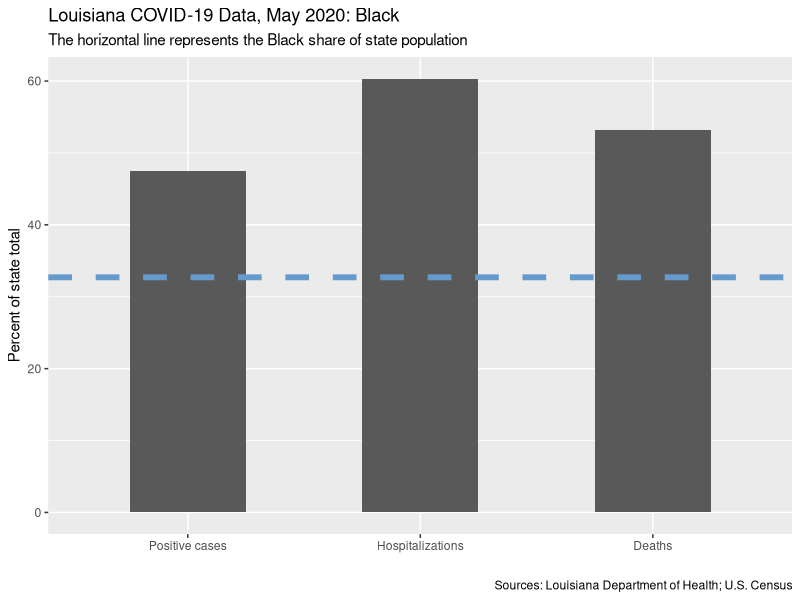
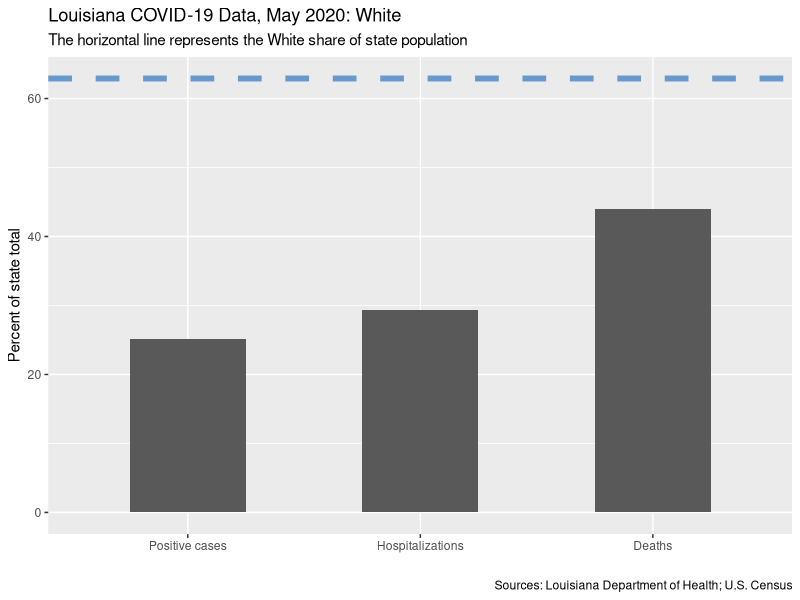
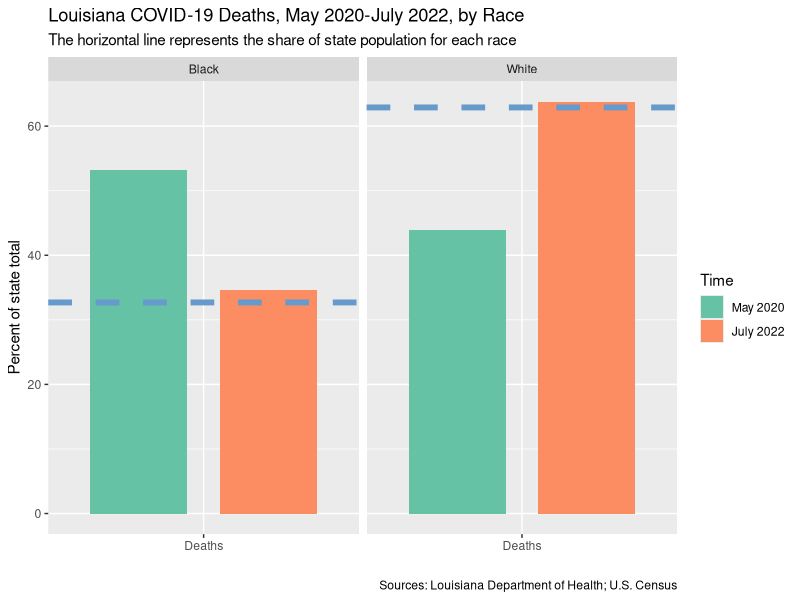

Write the R code that produced these figures, in order.
# load ggplot 2
library(ggplot2)

# create data frame
black <- data.frame(outcome = c("Positive cases",
                                "Hospitalizations",
                                "Deaths"),
                    percent = c(47.45, 60.35, 53.2))

# plot
ggplot(data=black, aes(x = outcome, y = percent)) +
  geom_col(width=0.5) +
  geom_hline(yintercept = 32.7, 
             linetype="dashed", color = "#6699cc", size=2) +
  # scale_x_discrete reorders the columns
  scale_x_discrete(limits=c("Positive cases", "Hospitalizations", "Deaths")) +
  labs(title = "Louisiana COVID-19 Data, May 2020: Black", 
       x = "", y = "Percent of state total",
       caption = "Sources: Louisiana Department of Health; U.S. Census",
       subtitle = "The horizontal line represents the Black share of state population")

# create data frame
white <- data.frame(outcome = c("Positive cases",
                                "Hospitalizations",
                                "Deaths"),
                    percent = c(25.2, 29.32, 43.94))

# plot
ggplot(data=white, aes(x = outcome, y = percent)) +
  geom_col(width=0.5) +
  geom_hline(yintercept = 62.9, 
             linetype="dashed", color = "#6699cc", size=2) +
  scale_x_discrete(limits=c("Positive cases", "Hospitalizations", "Deaths")) +
  labs(title = "Louisiana COVID-19 Data, May 2020: White", 
       x = "", y = "Percent of state total",
       caption = "Sources: Louisiana Department of Health; U.S. Census",
       subtitle = "The horizontal line represents the White share of state population")

# create data frame
now <- data.frame(Time = rep(c("May 2020", "July 2022"), each = 2),
                  outcome = rep(c("Deaths"), 4),
                  race = rep(c("Black", "White"), 2),
                  population = rep(c(32.7, 62.9), 2),
                  percent=c(53.2, 43.94, 34.6, 63.8))

# by default, R follows alphabetic order
# July 2022 would be the first col, followed by May 2020
# to change the order, run the following code
now$Time <- factor(now$Time, levels=c("May 2020","July 2022"))

# plot 
ggplot(data = now, aes(x = outcome, y = percent, fill = Time)) +
  facet_wrap(~race) +
  geom_col(width=0.75, position = position_dodge(1)) +
  # using yintercept = population creates one horizontal line per facet
  # as a function of how I created the data frame
  # where population = 32.7 for Black
  # and population = 62.9 for White
  geom_hline(aes(yintercept = population),
             linetype="dashed", color = "#6699cc", size=2) +
  scale_fill_brewer(palette="Set2") +
  labs(title = "Louisiana COVID-19 Deaths, May 2020-July 2022, by Race", 
       x = "", y = "Percent of state total",
       caption = "Sources: Louisiana Department of Health; U.S. Census",
       subtitle = "The horizontal line represents the share of state population for each race")
